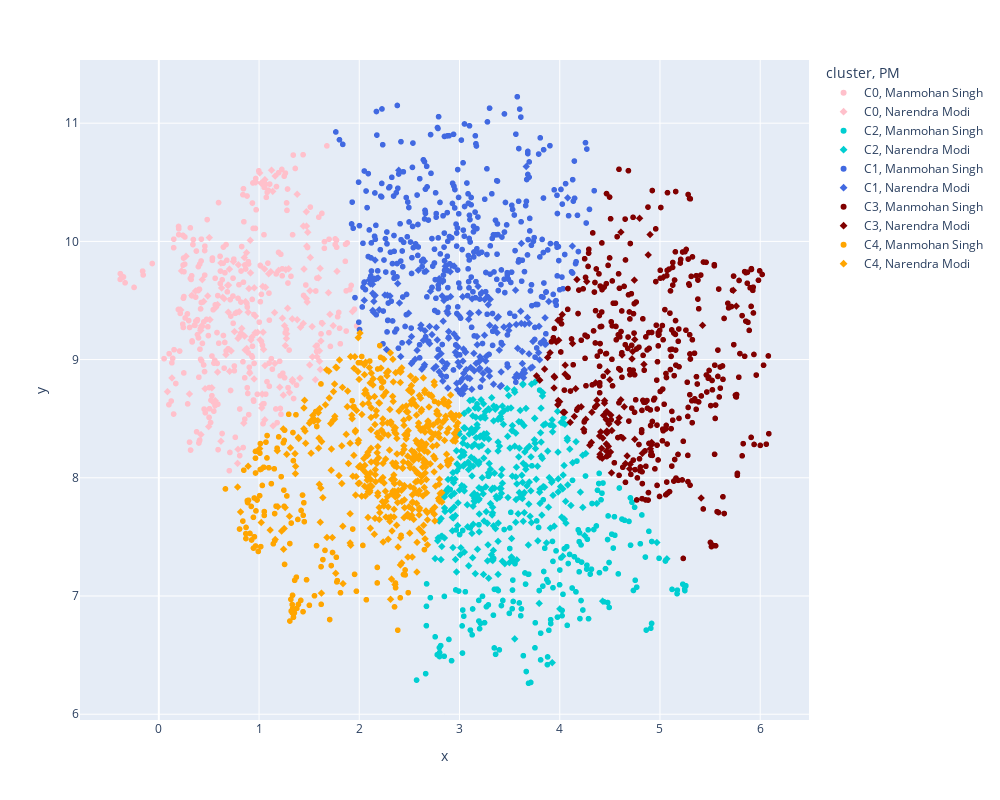

The notebook cell this image was saved under:
### Markdown cell above
## Plot the clusters

### Code cell
# Create a 3D scatter plot using Plotly Express
fig_1 = px.scatter(
    df_dim_date,  # DataFrame containing the data
    x='x',          # Column name for the x-axis values
    y='y',          # Column name for the y-axis values
    color='cluster',     # Column name for assigning colors based on cluster
    hover_data='index',  # Column name for additional information on hover
    #size='x',      # Column name for assigning marker size based on cluster
    size_max=10,         # Maximum size of the markers
    symbol = 'PM',
    #color_continuous_scale = ['lavender', 'royalblue', 'darkturquoise', 'maroon', 'black']        

    color_discrete_map = {'C0':'pink', 'C1':'royalblue', 'C2':'darkturquoise', 'C3':'maroon', 'C4': 'orange'}          
)

# Customize the layout of the figure
fig_1.update_layout(
    height=800,  # Set the height of the figure
    width=1000   # Set the width of the figure
)

# Display the plot
fig_1.show()

### Figure 1 — Plotly figure (JSON) as saved in the notebook; plotly's stock layout.template omitted (floating-point values rounded to 4 significant figures; data arrays with more than 128 entries replaced by an {"elided": "..."} marker saying what was removed)
{"data": [{"customdata": {"elided": "288x1 str values"}, "hovertemplate": "cluster=C0<br>PM=Manmohan Singh<br>x=%{x}<br>y=%{y}<br>index=%{customdata[0]}<extra></extra>", "legendgroup": "C0, Manmohan Singh", "marker": {"color": "pink", "symbol": "circle"}, "mode": "markers", "name": "C0, Manmohan Singh", "showlegend": true, "type": "scattergl", "x": {"elided": "288 float values"}, "xaxis": "x", "y": {"elided": "288 float values"}, "yaxis": "y"}, {"customdata": {"elided": "137x1 str values"}, "hovertemplate": "cluster=C0<br>PM=Narendra Modi<br>x=%{x}<br>y=%{y}<br>index=%{customdata[0]}<extra></extra>", "legendgroup": "C0, Narendra Modi", "marker": {"color": "pink", "symbol": "diamond"}, "mode": "markers", "name": "C0, Narendra Modi", "showlegend": true, "type": "scattergl", "x": {"elided": "137 float values"}, "xaxis": "x", "y": {"elided": "137 float values"}, "yaxis": "y"}, {"customdata": {"elided": "184x1 str values"}, "hovertemplate": "cluster=C2<br>PM=Manmohan Singh<br>x=%{x}<br>y=%{y}<br>index=%{customdata[0]}<extra></extra>", "legendgroup": "C2, Manmohan Singh", "marker": {"color": "darkturquoise", "symbol": "circle"}, "mode": "markers", "name": "C2, Manmohan Singh", "showlegend": true, "type": "scattergl", "x": {"elided": "184 float values"}, "xaxis": "x", "y": {"elided": "184 float values"}, "yaxis": "y"}, {"customdata": {"elided": "320x1 str values"}, "hovertemplate": "cluster=C2<br>PM=Narendra Modi<br>x=%{x}<br>y=%{y}<br>index=%{customdata[0]}<extra></extra>", "legendgroup": "C2, Narendra Modi", "marker": {"color": "darkturquoise", "symbol": "diamond"}, "mode": "markers", "name": "C2, Narendra Modi", "showlegend": true, "type": "scattergl", "x": {"elided": "320 float values"}, "xaxis": "x", "y": {"elided": "320 float values"}, "yaxis": "y"}, {"customdata": {"elided": "384x1 str values"}, "hovertemplate": "cluster=C1<br>PM=Manmohan Singh<br>x=%{x}<br>y=%{y}<br>index=%{customdata[0]}<extra></extra>", "legendgroup": "C1, Manmohan Singh", "marker": {"color": "royalblue", "symbol": "circle"}, "mode": "markers", "name": "C1, Manmohan Singh", "showlegend": true, "type": "scattergl", "x": {"elided": "384 float values"}, "xaxis": "x", "y": {"elided": "384 float values"}, "yaxis": "y"}, {"customdata": {"elided": "181x1 str values"}, "hovertemplate": "cluster=C1<br>PM=Narendra Modi<br>x=%{x}<br>y=%{y}<br>index=%{customdata[0]}<extra></extra>", "legendgroup": "C1, Narendra Modi", "marker": {"color": "royalblue", "symbol": "diamond"}, "mode": "markers", "name": "C1, Narendra Modi", "showlegend": true, "type": "scattergl", "x": {"elided": "181 float values"}, "xaxis": "x", "y": {"elided": "181 float values"}, "yaxis": "y"}, {"customdata": {"elided": "363x1 str values"}, "hovertemplate": "cluster=C3<br>PM=Manmohan Singh<br>x=%{x}<br>y=%{y}<br>index=%{customdata[0]}<extra></extra>", "legendgroup": "C3, Manmohan Singh", "marker": {"color": "maroon", "symbol": "circle"}, "mode": "markers", "name": "C3, Manmohan Singh", "showlegend": true, "type": "scattergl", "x": {"elided": "363 float values"}, "xaxis": "x", "y": {"elided": "363 float values"}, "yaxis": "y"}, {"customdata": [["NMS3"], ["NMS8"], ["NMS22"], ["NMS39"], ["NMS46"], ["NMS54"], ["NMS55"], ["NMS56"], ["NMS57"], ["NMS65"], ["NMS81"], ["NMS85"], ["NMS86"], ["NMS89"], ["NMS91"], ["NMS118"], ["NMS120"], ["NMS123"], ["NMS128"], ["NMS130"], ["NMS131"], ["NMS136"], ["NMS137"], ["NMS172"], ["NMS182"], ["NMS183"], ["NMS188"], ["NMS190"], ["NMS200"], ["NMS203"], ["NMS210"], ["NMS213"], ["NMS214"], ["NMS221"], ["NMS230"], ["NMS233"], ["NMS234"], ["NMS241"], ["NMS243"], ["NMS244"], ["NMS246"], ["NMS247"], ["NMS261"], ["NMS267"], ["NMS275"], ["NMS298"], ["NMS303"], ["NMS311"], ["NMS318"], ["NMS319"], ["NMS321"], ["NMS332"], ["NMS344"], ["NMS364"], ["NMS374"], ["NMS379"], ["NMS408"], ["NMS409"], ["NMS439"], ["NMS449"], ["NMS481"], ["NMS489"], ["NMS505"], ["NMS515"], ["NMS518"], ["NMS534"], ["NMS544"], ["NMS547"], ["NMS556"], ["NMS589"], ["NMS601"], ["NMS604"], ["NMS605"], ["NMS610"], ["NMS624"], ["NMS631"], ["NMS654"], ["NMS671"], ["NMS682"], ["NMS696"], ["NMS723"], ["NMS751"], ["NMS788"], ["NMS841"], ["NMS878"], ["NMS984"], ["NMS985"], ["NMS1030"], ["NMS1048"], ["NMS1081"], ["NMS1094"]], "hovertemplate": "cluster=C3<br>PM=Narendra Modi<br>x=%{x}<br>y=%{y}<br>index=%{customdata[0]}<extra></extra>", "legendgroup": "C3, Narendra Modi", "marker": {"color": "maroon", "symbol": "diamond"}, "mode": "markers", "name": "C3, Narendra Modi", "showlegend": true, "type": "scattergl", "x": [4.239, 3.986, 4.269, 4.358, 4.184, 4.419, 4.418, 4.447, 4.054, 3.943, 4.728, 4.172, 4.26, 4.84, 4.005, 4.053, 5.762, 4.035, 4.47, 4.467, 4.425, 4.583, 3.998, 4.5, 4.397, 4.159, 4.464, 5.425, 4.104, 4.703, 4.61, 5.411, 4.748, 4.917, 4.402, 4.644, 3.949, 3.8, 3.849, 3.983, 4.47, 4.3, 4.622, 4.485, 4.824, 4.697, 4.52, 5.034, 3.981, 4.32, 4.466, 4.507, 4.4, 4.472, 4.316, 4.904, 4.429, 4.593, 4.128, 4.025, 4.721, 4.371, 3.769, 3.904, 4.883, 3.945, 4.509, 4.409, 4.609, 3.879, 4.901, 4.447, 4.748, 3.989, 4.146, 4.048, 4.371, 4.49, 3.966, 4.631, 4.465, 4.475, 4.437, 4.214, 4.574, 4.672, 4.516, 4.797, 4.745, 4.656, 5.732], "xaxis": "x", "y": [8.411, 8.654, 9.66, 8.804, 8.593, 8.17, 8.249, 8.653, 8.953, 8.76, 9.069, 9.677, 8.495, 8.96, 9.339, 8.877, 9.452, 8.554, 8.395, 8.559, 8.166, 8.468, 8.644, 8.829, 8.354, 8.754, 8.492, 9.29, 8.469, 8.115, 10.08, 7.829, 9.17, 8.299, 8.199, 8.601, 8.85, 8.826, 8.92, 9.332, 8.379, 8.276, 9.039, 8.266, 8.207, 8.076, 8.4, 9.697, 8.617, 8.554, 8.225, 8.218, 8.176, 8.559, 8.299, 8.246, 8.336, 8.508, 9.136, 9.381, 9.006, 8.656, 8.862, 9.058, 9.886, 8.858, 8.53, 8.388, 8.66, 9.018, 10.06, 8.631, 8.326, 9.164, 8.519, 8.554, 8.616, 8.456, 9.15, 8.335, 8.287, 8.898, 8.528, 8.6, 8.47, 8.185, 8.042, 10.2, 9.672, 8.121, 9.586], "yaxis": "y"}, {"customdata": {"elided": "132x1 str values"}, "hovertemplate": "cluster=C4<br>PM=Manmohan Singh<br>x=%{x}<br>y=%{y}<br>index=%{customdata[0]}<extra></extra>", "legendgroup": "C4, Manmohan Singh", "marker": {"color": "orange", "symbol": "circle"}, "mode": "markers", "name": "C4, Manmohan Singh", "showlegend": true, "type": "scattergl", "x": {"elided": "132 float values"}, "xaxis": "x", "y": {"elided": "132 float values"}, "yaxis": "y"}, {"customdata": {"elided": "453x1 str values"}, "hovertemplate": "cluster=C4<br>PM=Narendra Modi<br>x=%{x}<br>y=%{y}<br>index=%{customdata[0]}<extra></extra>", "legendgroup": "C4, Narendra Modi", "marker": {"color": "orange", "symbol": "diamond"}, "mode": "markers", "name": "C4, Narendra Modi", "showlegend": true, "type": "scattergl", "x": {"elided": "453 float values"}, "xaxis": "x", "y": {"elided": "453 float values"}, "yaxis": "y"}], "layout": {"height": 800, "legend": {"title": {"text": "cluster, PM"}, "tracegroupgap": 0}, "margin": {"t": 60}, "width": 1000, "xaxis": {"anchor": "y", "domain": [0, 1], "title": {"text": "x"}}, "yaxis": {"anchor": "x", "domain": [0, 1], "title": {"text": "y"}}}}
